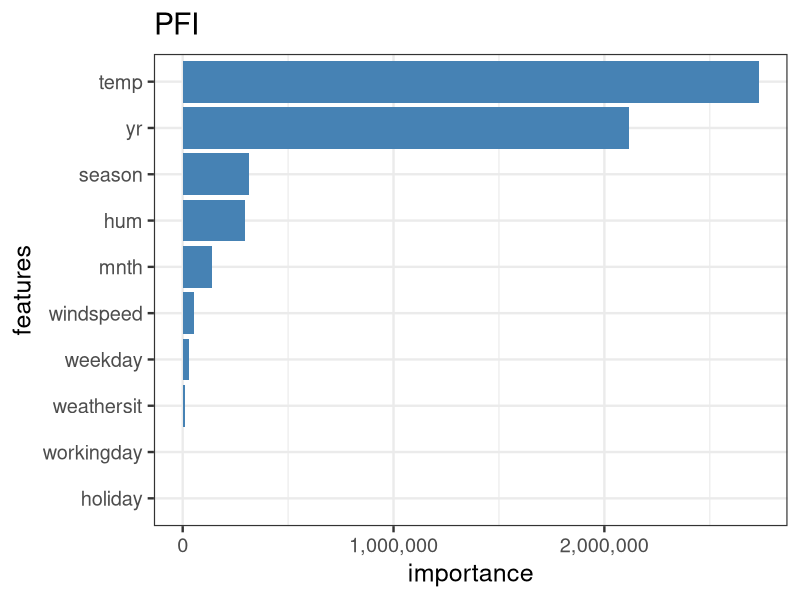
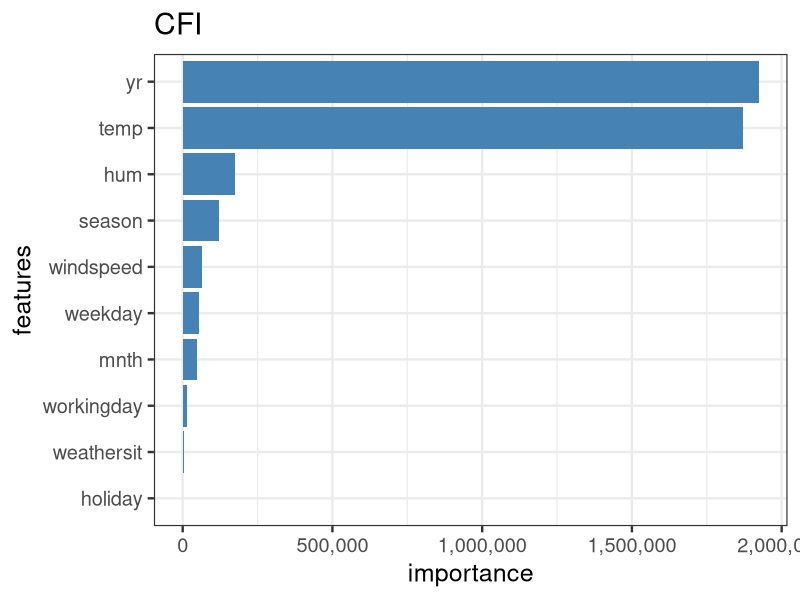
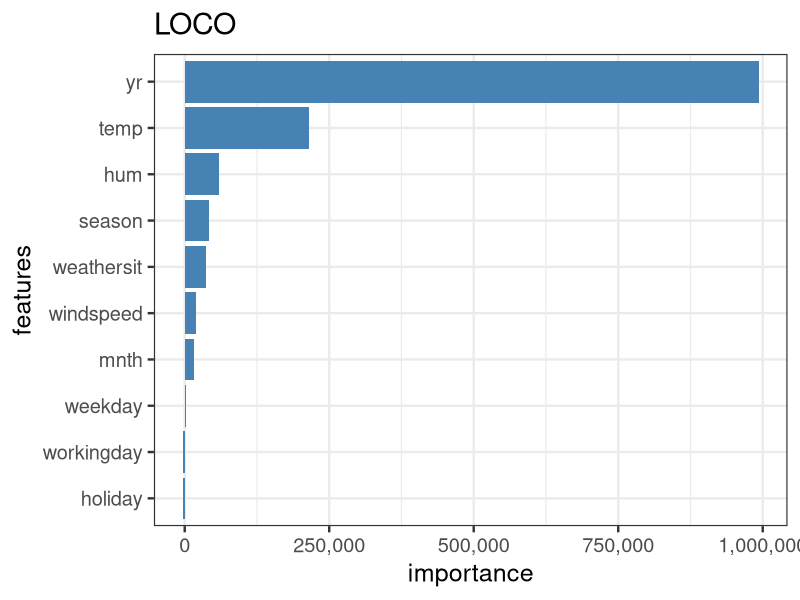
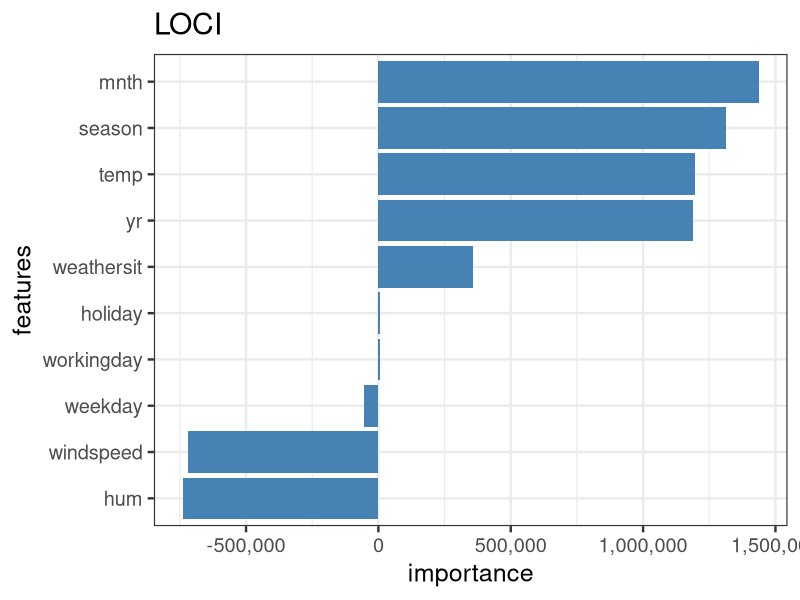
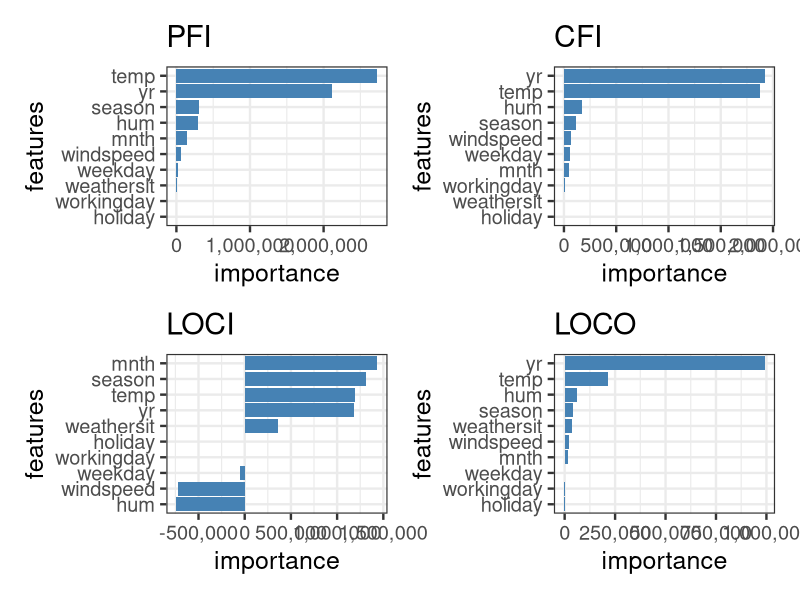

Source code (R) for these figures, in order:
library(ggplot2)
library(dplyr)
library(scales)
library(forcats)
library(patchwork)

theme_set(theme_bw(base_size = 18))


# load dataset
df_pfi_cfi = read.csv("./application_real_data/data/df_res_pfi_cfi.csv")
df_loco_loci = read.csv("./application_real_data/data/df_res_loco_loci.csv")

df = rbind(df_pfi_cfi, df_loco_loci)
df$feature = as.factor(df$feature)


# Plot
real_data = ggplot(data = df, aes(x = importance, y = feature)) +
  geom_col(position = "identity") +
  scale_x_continuous(labels = comma) +
  facet_wrap(~type)
#real_data

pfi_plot = df %>% 
  filter(type == "PFI") %>% 
  ggplot(aes(x = importance, y = fct_reorder(feature, importance))) +
  geom_col(fill = "steelblue") +
  scale_x_continuous(labels = comma) +
  labs(
    title = "PFI",
    y = "features"
  )
pfi_plot

cfi_plot = df %>% 
  filter(type == "CFI") %>% 
  ggplot(aes(x = importance, y = fct_reorder(feature, importance))) +
  geom_col(fill = "steelblue") +
  scale_x_continuous(labels = comma) +
  labs(
    title = "CFI",
    y = "features"
  )
cfi_plot

loco_plot = df %>% 
  filter(type == "LOCO") %>% 
  ggplot(aes(x = importance, y = fct_reorder(feature, importance))) +
  geom_col(fill = "steelblue") +
  scale_x_continuous(labels = comma) +
  labs(
    title = "LOCO",
    y = "features"
  )
loco_plot

loci_plot = df %>% 
  filter(type == "LOCI") %>% 
  ggplot(aes(x = importance, y = fct_reorder(feature, importance))) +
  geom_col(fill = "steelblue") +
  scale_x_continuous(labels = comma) +
  labs(
    title = "LOCI",
    y = "features"
  )
loci_plot

plot_all = (pfi_plot + cfi_plot) / (loci_plot + loco_plot)
plot_all
